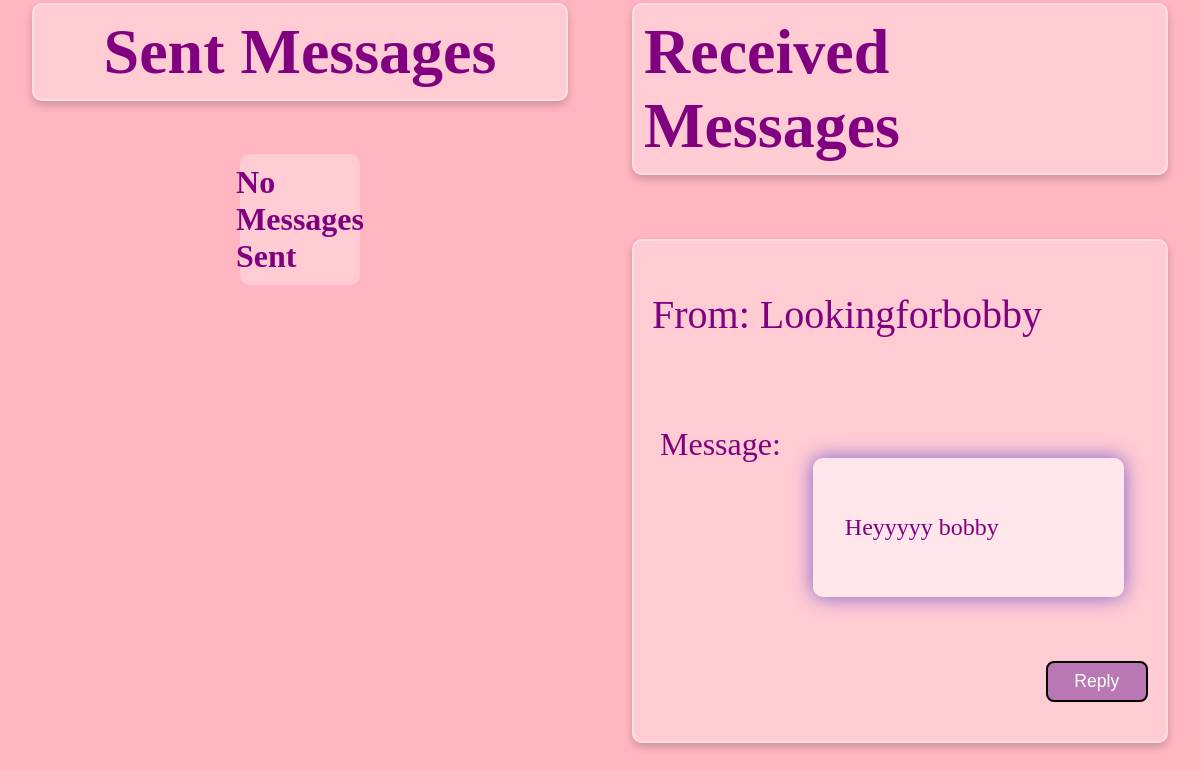
Page /inbox/ (signed in, lower part) on the earlier database version.
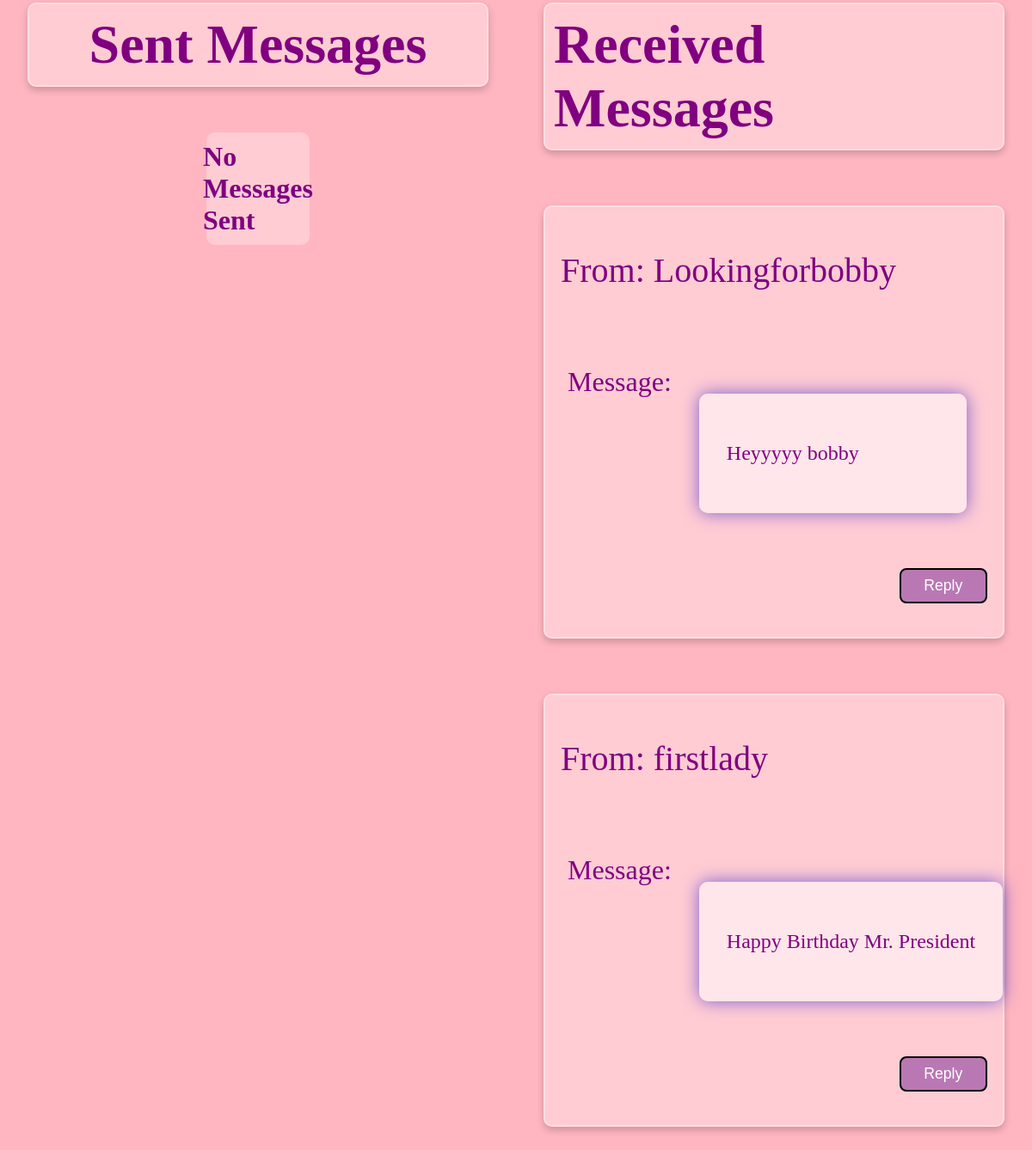
Same page on the later database version.
### app/models.py (models this page shows)
class Message(models.Model):
    sender = models.ForeignKey(
        Profile, on_delete=models.CASCADE, null=True, related_name="sent_messages"
    )
    recipient = models.ForeignKey(
        Profile, on_delete=models.CASCADE, related_name="received_messages", null=True
    )
    content = models.TextField(null=True)
    status = models.BooleanField(default=False, null=True)
    received_date = models.DateTimeField(auto_now_add=True, null=True)
    parent_message = models.ForeignKey(
        "self", on_delete=models.CASCADE, null=True, blank=True, related_name="replies"
    )

class Profile(models.Model):
    user = models.OneToOneField(User, null=True, on_delete=models.CASCADE)
    first_name = models.CharField(null=True, max_length=255)
    last_name = models.CharField(null=True, max_length=255)

### app/views.py (the view)
# urls.py: path('inbox/', inbox, name='inbox'),
@login_required(login_url="login")
def inbox(request):
    user = request.user.profile
    received_messages = Message.objects.filter(recipient=user)
    sent_messages = Message.objects.filter(sender=user)
    return render(
        request,
        "inbox.html",
        {"received_messages": received_messages, "sent_messages": sent_messages},
    )

### app/templates/inbox.html (shortened to what this page needs)
{% extends "base.html" %}
{% load static %}
{% block content %}
<div id="inbox_container">
    <div class="leftsideinbox">
    <h3 class="sentMSGs">Sent Messages</h3>
    {% if sent_messages %}
        {% for message in sent_messages %}
            <div class="sent">
                <div class="inboxMSGs">
                    <div id="inbox_header_container">
                        <p id="to_name">To: {{ message.recipient.user.username }}</p>
                    </div>
                    <div id="inbox_message_body_container">
                        <div id="inbox_message_header">Message:</div>
                        <div id="inbox_message_container">
                            <p id="to_text">{{ message.content }}</p>
                        </div>
                    </div>
                    <div id="inbox_button_container">
                        <button class="inboxBTN"><a href="{% url 'message_detail' message.id %}">View</a></button>
                    </div>
                </div>
                        {% comment %} <a href="{% url 'delete_message' message.id %}">Delete</a> {% endcomment %}
            </div>
        {% endfor %}
    {% else %}
        <h1 class="emptyInbox">No Messages Sent</h1>
    {% endif %}
    </div>
    <div class="rightsideinbox">
        <h3 class="receivedMSGs">Received Messages</h3>
    {% if received_messages %}
        {% for message in received_messages %}
        <div class="received">
            <div class="inboxMSGs">
                <div id="received_header_container">
                    <p id="from_name">From: {{ message.sender.user.username }}</p>
                </div>
                <div id="received_message_body_container">
                   <div id="received_message_header_text">
                    Message:
                    </div>
                    <div id="inbox_message_container">
                        <p id="from_text">{{ message.content }}</p>
                    </div>
                </div>
                <div id="inbox_button_container">
                    <button class="inboxBTN"><a href="{% url 'message_detail' message.id %}">Reply</a></button>
                </div>
            </div>
        </div>
        {% endfor %}
    </div>
    </div>
{% endif %}
{% endblock content %}

Differences in the rows shown:
added Message: sender.user.username "firstlady", content "Happy Birthday Mr. President"
